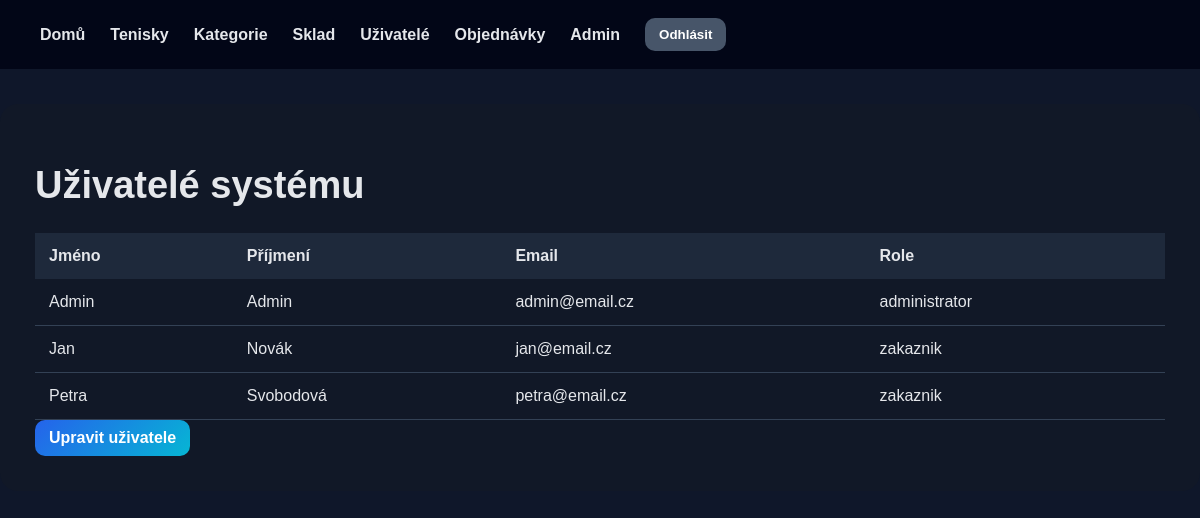
Page /databaze/uzivatele/ (signed in) on the committed database.
### databaze/models.py (models this page shows, shortened)
class Uzivatel(models.Model):
    id_uzivatel = models.AutoField(primary_key=True)
    jmeno = models.CharField(max_length=255)
    prijmeni = models.CharField(max_length=255)
    email = models.EmailField()
    role = models.CharField(max_length=255)

### databaze/views.py (the view)
# urls.py: path("uzivatele/", views.uzivatele, name="uzivatele"),
@login_required
def uzivatele(request):
    uzivatele = Uzivatel.objects.all()
    return render(request, "databaze/uzivatele.html", {
        "uzivatele": uzivatele
    })

### databaze/templates/databaze/uzivatele.html (shortened to what this page needs)
{% extends "databaze/layout.html" %}
{% block body %}
<h1>Uživatelé systému</h1>
<table>
    <tr>
        <th>Jméno</th>
        <th>Příjmení</th>
        <th>Email</th>
        <th>Role</th>
    </tr>
    {% for u in uzivatele %}
    <tr>
        <td>{{ u.jmeno }}</td>
        <td>{{ u.prijmeni }}</td>
        <td>{{ u.email }}</td>
        <td>{{ u.role }}</td>
    </tr>
    {% endfor %}
</table>
<a class="btn" href="/admin/databaze/uzivatel/">Upravit uživatele</a>
{% endblock %}

### databaze/templates/databaze/layout.html (style rules this page uses)
* { box-sizing: border-box; }
body { margin: 0; font-family: Arial, sans-serif; background: #0f172a; color: #e5e7eb; }
h1 { font-size: 38px; }
table { width: 100%; border-collapse: collapse; }
th { background: #1e293b; padding: 14px; text-align: left; }
td { padding: 14px; border-bottom: 1px solid #334155; }
.btn { display: inline-block; background: linear-gradient(135deg, #2563eb, #06b6d4); color: white; padding: 9px 14px; border-radius: 10px; text-decoration: none; font-weight: bold; border: none; cursor: pointer; }

### rows in the picture
Uzivatel: jmeno "Admin", prijmeni "Admin", email "admin@email.cz", role "administrator"
Uzivatel: jmeno "Jan", prijmeni "Novák", email "jan@email.cz", role "zakaznik"
Uzivatel: jmeno "Petra", prijmeni "Svobodová", email "petra@email.cz", role "zakaznik"
